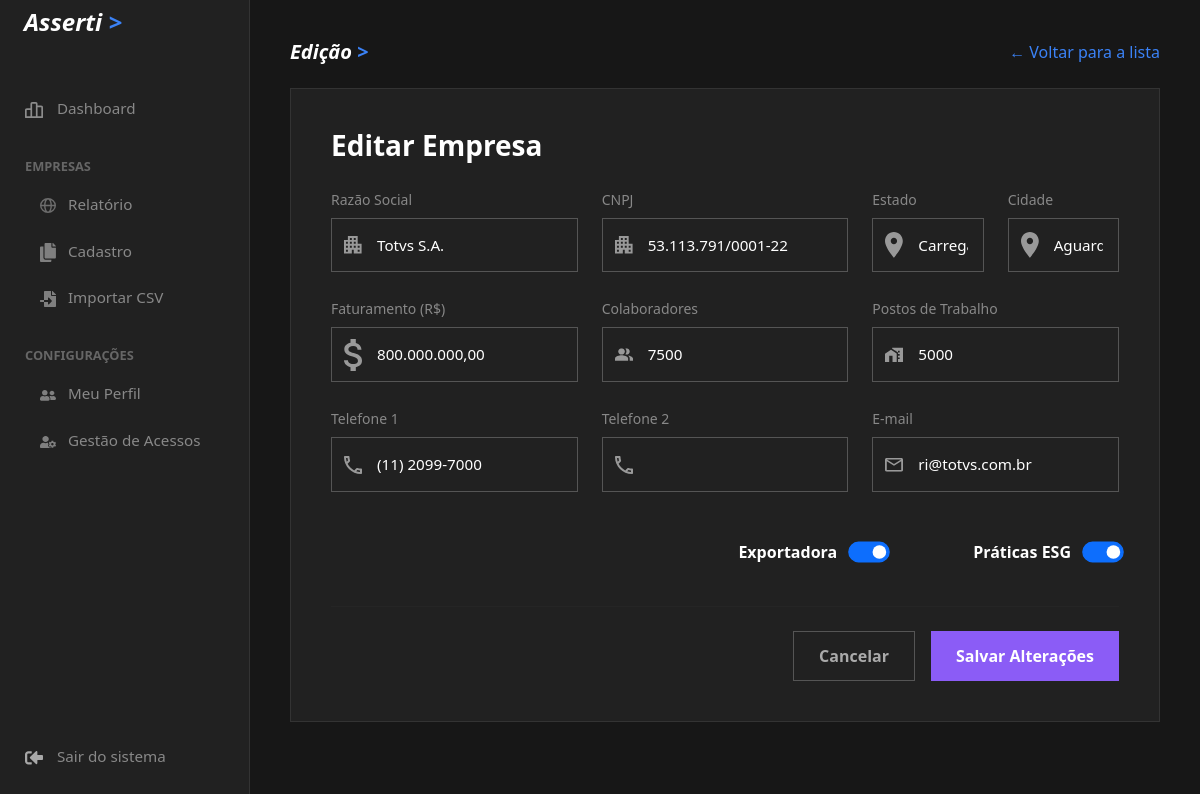
/editar.php?id=7 (signed in), run on the app's committed database.
### tables this page shows
CREATE TABLE `empresas` (
  `id` int(11) NOT NULL,
  `razao_social` varchar(150) NOT NULL,
  `nome_fantasia` varchar(150) DEFAULT NULL,
  `cnpj` varchar(18) NOT NULL,
  `cidade_estado` varchar(100) NOT NULL,
  `telefone_1` varchar(20) DEFAULT NULL,
  `telefone_2` varchar(20) DEFAULT NULL,
  `email` varchar(100) DEFAULT NULL,
  `tipo_servico` varchar(100) DEFAULT NULL,
  `faturamento_2025` decimal(15,2) NOT NULL,
  `postos_trabalho` int(11) NOT NULL,
  `total_colaboradores` int(11) NOT NULL,
  `exporta` tinyint(1) DEFAULT 0,
  `esg_ods` tinyint(1) DEFAULT 0,
  `criado_em` timestamp NOT NULL DEFAULT current_timestamp()
);

### public/editar.php (the view, shortened to what this page needs)
<?php
require 'conexao.php';
$mensagem = ''; $empresa = null;
if (isset($_GET['id'])) {
    $stmt = $pdo->prepare("SELECT * FROM empresas WHERE id = ?");
    $stmt->execute([$_GET['id']]);
    $empresa = $stmt->fetch(PDO::FETCH_ASSOC);
}
?>
<!DOCTYPE html>
<html lang="pt-PT" data-bs-theme="dark">
<head>
    <link href="https://cdn.jsdelivr.net/npm/bootstrap@5.3.0/dist/css/bootstrap.min.css" rel="stylesheet">
</head>
<body>
    <?php include 'menu.php'; ?>
    <div class="main-content">
        <div class="d-flex justify-content-between align-items-center mb-4">
            <h5 class="text-white fw-bold m-0" style="font-style: italic;">Edição <span style="color:#3b82f6;">></span></h5>
            <a href="relatorios.php" style="color: #3b82f6; text-decoration:none;">← Voltar para a lista</a>
        </div>
        <div class="flat-card">
            <h3 class="fw-bold mb-0 text-white">Editar Empresa</h3>
            <form action="editar.php?id=<?= $empresa['id'] ?>" method="POST" class="mt-4">
    <div class="row g-4 mb-4">
        <div class="col-md-4" style="position: relative;">
            <label style="color: #888;" class="form-label small">Razão Social</label>
            <img src="icones/predio.svg" style="position: absolute; left: 25px; top: 68%; transform: translateY(-50%); width: 18px; opacity: 0.7; pointer-events: none;">
            <input type="text" name="razao_social" class="form-control flat-input" value="<?= htmlspecialchars($empresa['razao_social']) ?>" style="padding-left: 45px;" required>
        </div>
        <div class="col-md-4" style="position: relative;">
            <label style="color: #888;" class="form-label small">CNPJ</label>
            <img src="icones/predio.svg" style="position: absolute; left: 25px; top: 68%; transform: translateY(-50%); width: 18px; opacity: 0.7; pointer-events: none;">
            <input type="text" name="cnpj" class="form-control flat-input" value="<?= htmlspecialchars($empresa['cnpj']) ?>" style="padding-left: 45px;" required>
        </div>
        <div class="col-md-2" style="position: relative;">
            <label style="color: #888;" class="form-label small">Estado</label>
            <img src="icones/localizacao.svg" style="position: absolute; left: 25px; top: 68%; transform: translateY(-50%); width: 18px; opacity: 0.7; pointer-events: none;">
            <select name="estado" id="estado" class="form-select flat-input" style="padding-left: 45px;" required><option value="">Carregando...</option></select>
        </div>
        <div class="col-md-2" style="position: relative;">
            <label style="color: #888;" class="form-label small">Cidade</label>
            <img src="icones/localizacao.svg" style="position: absolute; left: 25px; top: 68%; transform: translateY(-50%); width: 18px; opacity: 0.7; pointer-events: none;">
            <select name="cidade" id="cidade" class="form-select flat-input" style="padding-left: 45px;" required disabled><option value="">Aguardando UF...</option></select>
        </div>
    </div>
    <div class="row g-4 mb-4">
        <div class="col-md-4" style="position: relative;">
            <label style="color: #888;" class="form-label small">Faturamento (R$)</label>
            <img src="icones/sifrao.svg" style="position: absolute; left: 25px; top: 68%; transform: translateY(-50%); width: 18px; opacity: 0.7; pointer-events: none;">
            <input type="text" name="faturamento" class="form-control flat-input" value="<?= number_format($empresa['faturamento_2025'], 2, ',', '.') ?>" style="padding-left: 45px;" required>
        </div>
        <div class="col-md-4" style="position: relative;">
            <label style="color: #888;" class="form-label small">Colaboradores</label>
            <img src="icones/pessoas.svg" style="position: absolute; left: 25px; top: 68%; transform: translateY(-50%); width: 18px; opacity: 0.7; pointer-events: none;">
            <input type="number" name="colaboradores" class="form-control flat-input" value="<?= $empresa['total_colaboradores'] ?>" style="padding-left: 45px;" required>
        </div>
        <div class="col-md-4" style="position: relative;">
            <label style="color: #888;" class="form-label small">Postos de Trabalho</label>
            <img src="icones/casa.svg" style="position: absolute; left: 25px; top: 68%; transform: translateY(-50%); width: 18px; opacity: 0.7; pointer-events: none;">
            <input type="number" name="postos" class="form-control flat-input" value="<?= $empresa['postos_trabalho'] ?>" style="padding-left: 45px;" required>
        </div>
    </div>
    <div class="row g-4 mb-5">
        <div class="col-md-4" style="position: relative;">
            <label style="color: #888;" class="form-label small">Telefone 1</label>
            <img src="icones/telefone.svg" style="position: absolute; left: 25px; top: 68%; transform: translateY(-50%); width: 18px; opacity: 0.7; pointer-events: none;">
            <input type="text" name="telefone_1" class="form-control flat-input" value="<?= htmlspecialchars($empresa['telefone_1']) ?>" style="padding-left: 45px;">
        </div>
        <div class="col-md-4" style="position: relative;">
            <label style="color: #888;" class="form-label small">Telefone 2</label>
            <img src="icones/telefone.svg" style="position: absolute; left: 25px; top: 68%; transform: translateY(-50%); width: 18px; opacity: 0.7; pointer-events: none;">
            <input type="text" name="telefone_2" class="form-control flat-input" value="<?= htmlspecialchars($empresa['telefone_2']) ?>" style="padding-left: 45px;">
        </div>
        <div class="col-md-4" style="position: relative;">
            <label style="color: #888;" class="form-label small">E-mail</label>
            <img src="icones/carta.svg" style="position: absolute; left: 25px; top: 68%; transform: translateY(-50%); width: 18px; opacity: 0.7; pointer-events: none;">
            <input type="email" name="email" class="form-control flat-input" value="<?= htmlspecialchars($empresa['email']) ?>" style="padding-left: 45px;">
        </div>
    </div>
    <div class="row align-items-center mb-2">
        <div class="col-md-12 d-flex justify-content-end gap-5">
            <div class="form-check form-switch d-flex align-items-center gap-3">
                <label class="form-check-label text-white fw-bold m-0">Exportadora</label>
                <input class="form-check-input m-0" type="checkbox" name="exporta" <?= $empresa['exporta'] ? 'checked' : '' ?> style="transform: scale(1.3);">
            </div>
            <div class="form-check form-switch d-flex align-items-center gap-3">
                <label class="form-check-label text-white fw-bold m-0">Práticas ESG</label>
                <input class="form-check-input m-0" type="checkbox" name="esg_ods" <?= $empresa['esg_ods'] ? 'checked' : '' ?> style="transform: scale(1.3);">
            </div>
        </div>
    </div>
    <hr>
    <div class="d-flex justify-content-end gap-3 mt-4">
        <a href="relatorios.php" class="btn-clear">Cancelar</a>
        <button type="submit" class="btn-submit">Salvar Alterações</button>
    </div>
</form>
        </div>
    </div>
</body>
</html>

### public/editar.php (style rules this page uses)
body { background-color: #171717 !important; color: #e5e7eb; font-family: 'Segoe UI', Tahoma, Geneva, Verdana, sans-serif; display: flex; overflow-x: hidden; margin: 0; min-height: 100vh; }
.main-content { margin-left: 250px; padding: 40px; width: calc(100% - 250px); background-color: #171717; }
.flat-card { background-color: #212121; border: 1px solid #333; border-radius: 0; padding: 40px; }
.flat-input { background: transparent !important; border: 1px solid #555 !important; color: white !important; border-radius: 0 !important; padding: 15px; font-size: 0.95rem; }
select option { background-color: #212121; color: white; }
.btn-clear { background-color: transparent; color: #aaa; border: 1px solid #555; padding: 12px 25px; border-radius: 0; font-weight: 600; text-decoration: none; }
.btn-submit { background-color: #8b5cf6; color: white; border: none; padding: 12px 25px; border-radius: 0; font-weight: 600; }
hr { border-color: #333; margin: 40px 0 20px 0; }

### data on the page
empresas: razao_social "Totvs S.A.", cnpj "53.113.791/0001-22", faturamento "800.000.000,00", colaboradores "7500", postos "5000", telefone_1 "(11) 2099-7000", email "ri@totvs.com.br", exporta "☑", esg_ods "☑"
